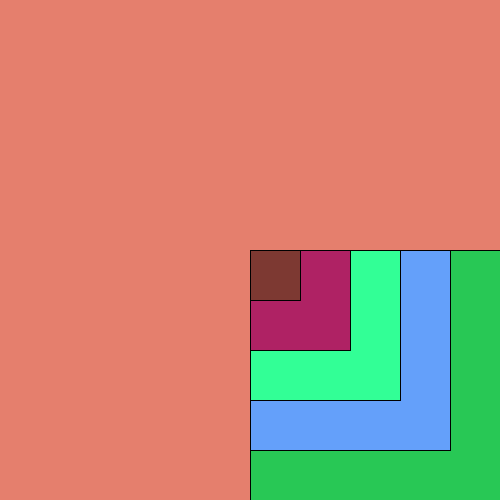
Frame 1 (no input)
Frame 60 (the mouse pressed at the canvas centre just before this capture): identical to frame 1, image omitted
Frame 120 (the mouse held since frame 60 and released just before this capture): identical to frame 1, image omitted

The Processing sketch that drew this single still picture (run headless with seeded random() and noise(); from frame 60 on, the mouse is pressed at the canvas centre):

// Processing sketch: first_project_yay
// ── first_project_yay.pde
void setup(){
  size(500,500);
  background(#E57F6D);
}
void draw(){
  fill(220,20,175);
  rect(250, 250, 450, 450);
  fill(60,50,150);
  rect(250, 250, 400, 400);
  fill(180,165,200);
  rect(250, 250, 350, 350);
  fill(18,150,164);
  rect(250, 250, 300, 300);
  fill(40,200,85);
  rect(250, 250, 250, 250);
  fill(100,160,250);
  rect(250, 250, 200, 200);
  fill(50,255,150);
  rect(250, 250, 150, 150);
  fill(175,34,100);
  rect(250, 250, 100, 100);
  fill(125,57,50);
  rect(250, 250, 50, 50);
}
